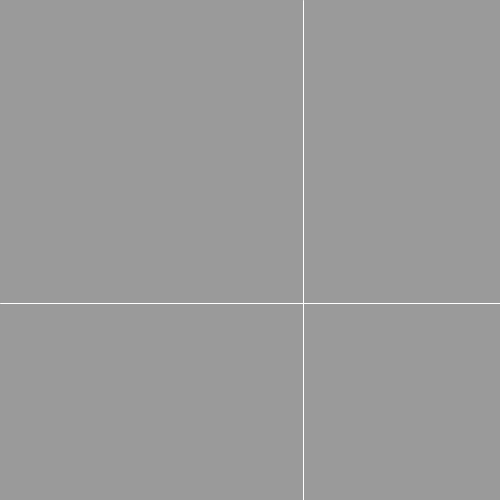
Frame 1 (no input)
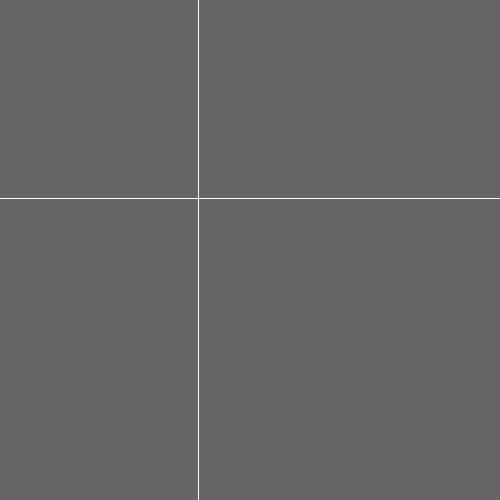
Frame 60 (the mouse pressed at the canvas centre just before this capture)
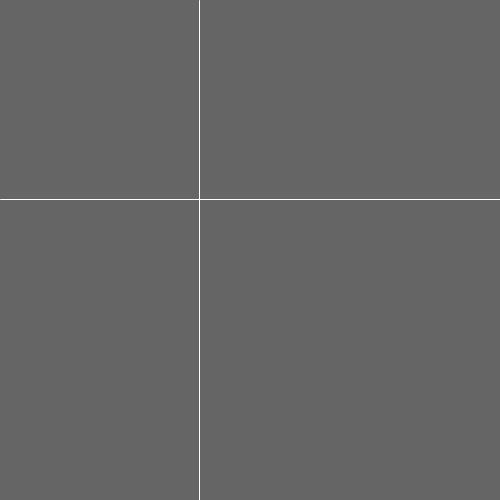
Frame 120 (the mouse held since frame 60 and released just before this capture)

The Processing sketch that drew these frames (run headless with seeded random() and noise(); from frame 60 on, the mouse is pressed at the canvas centre):

// Processing sketch: processing_64469
// ── processing_64469.pde


//noise takes one parameter gives value between 0 and 1
float n = 0;
void setup() {
  size(500, 500);
}
void draw() {
  background(255 * noise(n));
  stroke(255);

  float x = noise(n) * width;
  line(x, 0, x, height);
  
    float y = noise(n) * height;
  line(0, y, width, y);
  println(noise(n));

  n = n+0.01;
}
